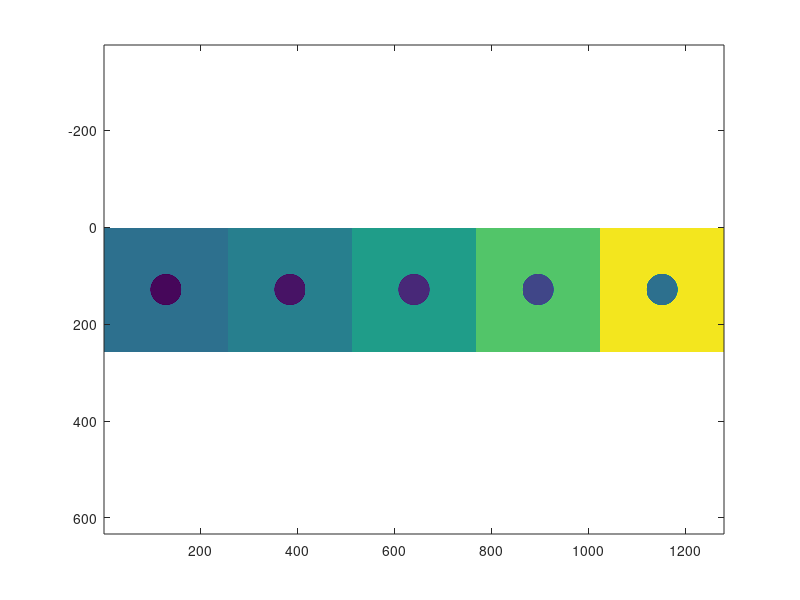

Write MATLAB code to recreate this figure.
%% Initialization.
clear
clc
close all hidden

%% Measurement parameters.
delta_t = 0.25; % s
number_of_post_bleach_images = 5;
number_of_pixels = 256;
number_of_pad_pixels = 0;
r_bleach_region = 32; % pixels

intensity_inside_bleach_region = 0.6;
intensity_outside_bleach_region = 0.9;

%% Particle parameters.
D = 400; % pixels^2 / s
k_on = 0.5; % 1/s
k_off = 1.0; % 1/s

p_free = k_off / ( k_on + k_off );
p_bound = k_on / ( k_on + k_off );

%% Generate post bleach image data

% Initial condition. Create a high resolution initial condition which is 
% then downsampled to avoid too sharp edges.

upsampling_factor = 3;


[X, Y] = meshgrid(1:upsampling_factor*(number_of_pixels + 2 * number_of_pad_pixels), 1:upsampling_factor*(number_of_pixels + 2 * number_of_pad_pixels));
X = X - 0.5;
Y = Y - 0.5;
xc = number_of_pad_pixels + number_of_pixels / 2;
yc = number_of_pad_pixels + number_of_pixels / 2;

U0 = zeros(size(X));
U0( (X - upsampling_factor * xc).^2 + (Y - upsampling_factor * yc).^2 <= (upsampling_factor * r_bleach_region)^2 ) = intensity_inside_bleach_region;
U0( (X - upsampling_factor * xc).^2 + (Y - upsampling_factor * yc).^2 > (upsampling_factor * r_bleach_region)^2 ) = intensity_outside_bleach_region;

% Distribute bound and free according to their marginal distribution,
% defined by p_free and p_bound.
B0 = p_bound * U0;
U0 = p_free * U0;

B0 = imresize(B0, [number_of_pixels + 2 * number_of_pad_pixels, number_of_pixels + 2 * number_of_pad_pixels]);
U0 = imresize(U0, [number_of_pixels + 2 * number_of_pad_pixels, number_of_pixels + 2 * number_of_pad_pixels]);

% figure, imagesc(U0(number_of_pad_pixels+1:end-number_of_pad_pixels, number_of_pad_pixels+1:end-number_of_pad_pixels)), axis 'equal'

clear X Y

%% FFT of initial conditions.

F_U0 = fft2(U0);
% F_U0 = fftshift(F_U0);

F_B0 = fft2(B0);
% F_B0 = fftshift(F_B0);

%% FFT space time evolution of PDE system.

F_image_data_post_bleach_u = zeros(number_of_pixels, number_of_pixels, number_of_post_bleach_images);
F_image_data_post_bleach_b = zeros(number_of_pixels, number_of_pixels, number_of_post_bleach_images);
image_data_post_bleach_u = zeros(number_of_pixels, number_of_pixels, number_of_post_bleach_images);
image_data_post_bleach_b = zeros(number_of_pixels, number_of_pixels, number_of_post_bleach_images);

% [XSI1, XSI2] = meshgrid(-number_of_pixels/2:number_of_pixels/2-1, -number_of_pixels/2:number_of_pixels/2-1);
% XSISQ = XSI1.^2 + XSI2.^2;
[XSI1, XSI2] = meshgrid(0:number_of_pixels-1, 0:number_of_pixels-1);
XSISQ = XSI1.^2 + XSI2.^2;

% For single point.
% i = 1;
% j = 1;
% F_U = zeros(number_of_post_bleach_images, 1);
% F_B = zeros(number_of_post_bleach_images, 1);
T = delta_t * (1:number_of_post_bleach_images);
% 
% for i = 1:number_of_post_bleach_images
%     F_image_data_post_bleach_u(:, :, i) = exp( ( - D * XSISQ - k_on) * T(i) ) .* F_U0 + exp( k_off * T(i) ) .* F_B0;
%     F_image_data_post_bleach_b(:, :, i) = exp( k_on * T(i) ) .* F_U0 + exp( - k_off * T(i) ) .* F_B0;
% %     F_image_data_post_bleach_u(:, :, i) = exp( ( - D * XSISQ - k_on) .* T(i) .* F_U0 ) + exp( k_off * T(i) * F_B0 ); 
% %     F_image_data_post_bleach_b(:, :, i) = exp( k_on * T(i) * F_U0 ) + exp( - k_off * T(i) * F_B0 ); 
% 
%     image_data_post_bleach_u(:, :, i) = ifftshift(F_image_data_post_bleach_u(:, :, i));
%     image_data_post_bleach_u(:, :, i) = ifft2(image_data_post_bleach_u(:, :, i));
%     image_data_post_bleach_b(:, :, i) = ifftshift(F_image_data_post_bleach_b(:, :, i));
%     image_data_post_bleach_b(:, :, i) = ifft2(image_data_post_bleach_b(:, :, i));
% end
% 
% FRAP = abs(image_data_post_bleach_u) + abs(image_data_post_bleach_b);
% % figure, imagesc(abs(image_data_post_bleach_u(:,:,i))+abs(image_data_post_bleach_b(:,:,i)))
% 
% imagesc(reshape(FRAP, [number_of_pixels, number_of_pixels*number_of_post_bleach_images]))
% axis 'equal'


for t = 1:number_of_post_bleach_images
    for i = 1:number_of_pixels
        disp([t, i])
        for j = 1:number_of_pixels
            A = [- D * XSISQ(i, j) - k_on, k_off ; k_on, - k_off];
            c_vector_hat = exp( A * T(t) ) * [F_U0(i, j) ; F_B0(i, j)];
            
            F_image_data_post_bleach_u(i, j, t) = c_vector_hat(1);
            F_image_data_post_bleach_b(i, j, t) = c_vector_hat(2);
        end
    end
end

% F_FRAP = abs(F_image_data_post_bleach_u) + abs(F_image_data_post_bleach_b);
% imagesc(reshape(log10(F_FRAP), [number_of_pixels, number_of_pixels*number_of_post_bleach_images]))
% axis 'equal'

for i = 1:number_of_post_bleach_images
%     image_data_post_bleach_u(:, :, i) = ifftshift(F_image_data_post_bleach_u(:, :, i));
    image_data_post_bleach_u(:, :, i) = abs(ifft2(F_image_data_post_bleach_u(:, :, i)));
%     image_data_post_bleach_b(:, :, i) = ifftshift(F_image_data_post_bleach_b(:, :, i));
    image_data_post_bleach_b(:, :, i) = abs(ifft2(F_image_data_post_bleach_b(:, :, i)));
end

FRAP = image_data_post_bleach_u + image_data_post_bleach_b;
% figure, imagesc(abs(image_data_post_bleach_u(:,:,i))+abs(image_data_post_bleach_b(:,:,i)))

imagesc(reshape(FRAP, [number_of_pixels, number_of_pixels*number_of_post_bleach_images]))
axis 'equal'



% 
